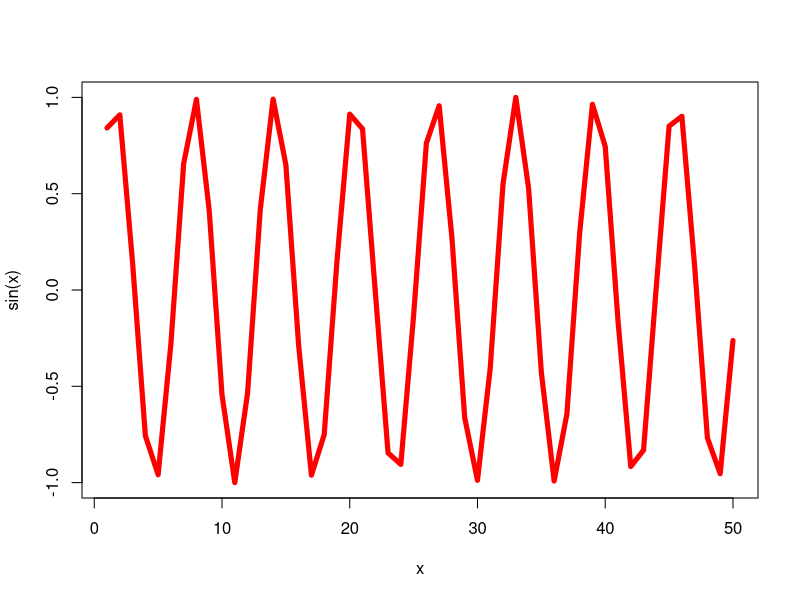

The R script that drew this image:
#' ---
#' title: "Lab Class 4"
#' author: "Shawn Xiao (PID:A18276668)"
#' date: "2025-10-09"
#' ---

x <- 1:50
plot(x,sin(x),typ="l",col="red",lwd=5)
